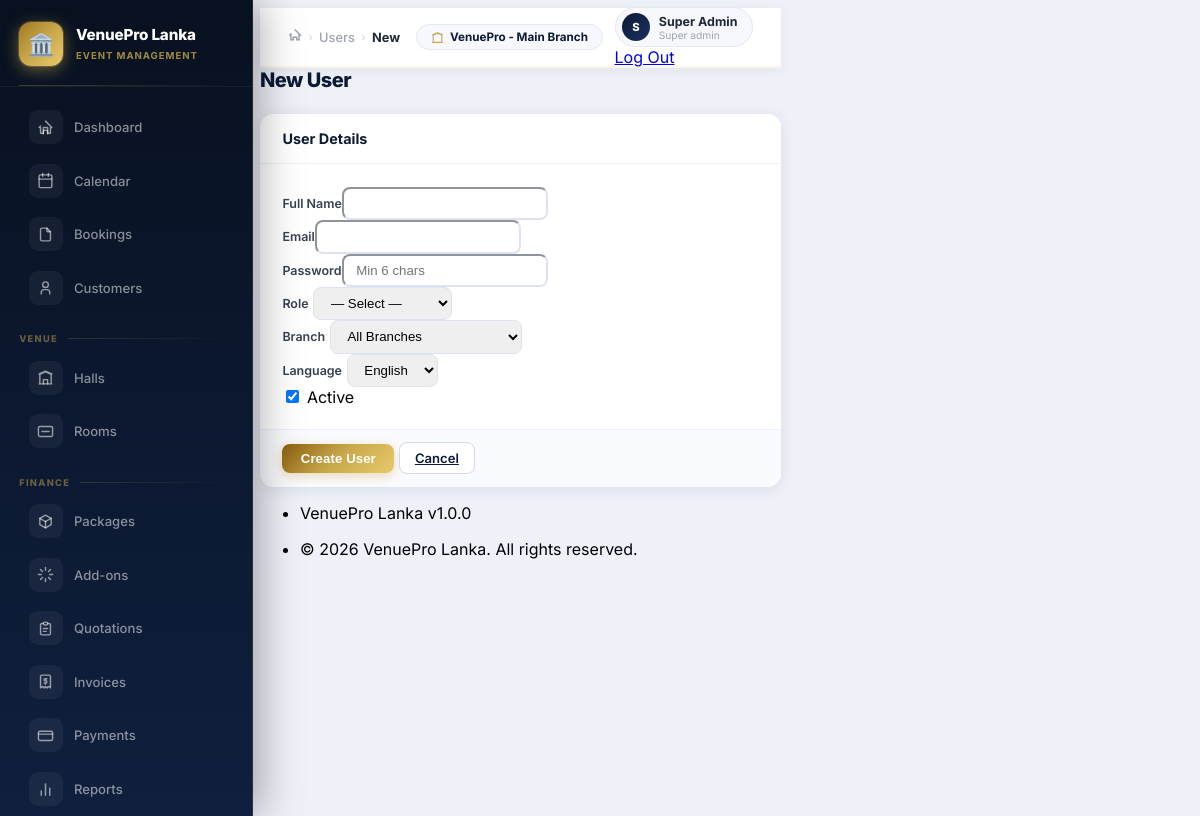
The app's page /modules/users/create.php (signed in) with its own data.
### tables this page shows
CREATE TABLE `roles` (
  `id` int(11) NOT NULL AUTO_INCREMENT,
  `name` varchar(50) NOT NULL,
  `slug` varchar(50) NOT NULL,
  `description` text DEFAULT NULL,
  PRIMARY KEY (`id`),
  UNIQUE KEY `slug` (`slug`)
);

### core/Lang.php (called while the page is built, shortened)
<?php
class Lang {
    private static $lang = 'en';
    public static function load($lang = 'en') {
        self::$lang = $lang;
    }
    public static function current() {
        return self::$lang;
    }
}

### core/Helper.php (called while the page is built, shortened)
<?php
class Helper {
    public static function sanitize($str) {
        return htmlspecialchars(trim($str), ENT_QUOTES, 'UTF-8');
    }
}

### core/Auth.php (called while the page is built, shortened)
<?php
class Auth {
    public static function currentUser() {
        return [
            'id'          => $_SESSION['user_id'] ?? null,
            'name'        => $_SESSION['user_name'] ?? '',
            'email'       => $_SESSION['user_email'] ?? '',
            'role'        => $_SESSION['user_role'] ?? '',
            'role_id'     => $_SESSION['user_role_id'] ?? null,
            'branch_id'   => $_SESSION['branch_id'] ?? null,
            'branch_name' => $_SESSION['branch_name'] ?? '',
            'language'    => $_SESSION['language'] ?? 'en',
        ];
    }
}

### core/Database.php (called while the page is built, shortened)
<?php
class Database {
    private static $instance = null;
    private $pdo;
    private function __construct() {
        $dsn = "mysql:host=" . DB_HOST . ";port=" . DB_PORT . ";dbname=" . DB_NAME . ";charset=" . DB_CHARSET;
        $options = [
            PDO::ATTR_ERRMODE            => PDO::ERRMODE_EXCEPTION,
            PDO::ATTR_DEFAULT_FETCH_MODE => PDO::FETCH_ASSOC,
            PDO::ATTR_EMULATE_PREPARES   => false,
        ];
        try {
            $this->pdo = new PDO($dsn, DB_USER, DB_PASS, $options);
            $this->pdo->exec("SET sql_mode=(SELECT REPLACE(@@sql_mode,'ONLY_FULL_GROUP_BY',''))");
        } catch (PDOException $e) {
            die('Database connection failed: ' . $e->getMessage());
        }
    }
    public static function getInstance() {
        if (self::$instance === null) {
            self::$instance = new self();
        }
        return self::$instance;
    }
    public function query($sql, $params = []) {
        $stmt = $this->pdo->prepare($sql);
        $stmt->execute($params);
        return $stmt;
    }
    public function fetchAll($sql, $params = []) {
        return $this->query($sql, $params)->fetchAll();
    }
}

### modules/users/create.php (the view, shortened to what this page needs)
<?php
$db = Database::getInstance();
$roles    = $db->fetchAll("SELECT * FROM roles ORDER BY name");
$breadcrumbs = [['label'=>'Users','url'=>BASE_URL.'/modules/users/index.php'],['label'=>'New']];
require_once ROOT_PATH . '/includes/header.php';
?>
<div class="vp-page-header d-print-none"><h1 class="vp-page-title">New User</h1></div>
<div class="row justify-content-center">
  <div class="col-lg-6">
    <form method="post" class="card vp-card">
      <div class="card-header"><h3 class="card-title">User Details</h3></div>
      <div class="card-body">
        <div class="mb-3"><label class="form-label required">Full Name</label><input type="text" name="name" class="form-control" value="<?= Helper::sanitize($_POST['name']??'') ?>" required></div>
        <div class="mb-3"><label class="form-label required">Email</label><input type="email" name="email" class="form-control" value="<?= Helper::sanitize($_POST['email']??'') ?>" required></div>
        <div class="mb-3"><label class="form-label required">Password</label><input type="password" name="password" class="form-control" placeholder="Min 6 chars"></div>
        <div class="row mb-3">
          <div class="col-md-6">
            <label class="form-label required">Role</label>
            <select name="role_id" class="form-select" required>
              <option value="">— Select —</option>
            </select>
          </div>
          <div class="col-md-6">
            <label class="form-label">Branch</label>
            <select name="branch_id" class="form-select">
              <option value="">All Branches</option>
            </select>
          </div>
        </div>
        <div class="row mb-3">
          <div class="col-md-6">
            <label class="form-label">Language</label>
            <select name="language" class="form-select">
              <option value="en" <?= ($_POST['language']??'en')==='en'?'selected':'' ?>>English</option>
            </select>
          </div>
          <div class="col-md-6 d-flex align-items-end">
            <label class="form-check mb-0">
              <input type="checkbox" name="is_active" class="form-check-input" <?= (!isset($_POST['name'])||isset($_POST['is_active']))?'checked':'' ?>>
              <span class="form-check-label">Active</span>
            </label>
          </div>
        </div>
      </div>
      <div class="card-footer d-flex gap-2">
        <button type="submit" class="btn btn-vp-gold">Create User</button>
        <a href="<?= BASE_URL ?>/modules/users/index.php" class="btn btn-vp-outline">Cancel</a>
      </div>
    </form>
  </div>
</div>
<?php require_once ROOT_PATH . '/includes/footer.php'; ?>

### includes/header.php (shortened to what this page needs)
<!doctype html>
<html lang="<?= Lang::current() ?>">
<head>
  <link rel="stylesheet" href="https://cdn.jsdelivr.net/npm/@tabler/core@1.0.0-beta21/dist/css/tabler.min.css">
  <link rel="stylesheet" href="<?= BASE_URL ?>/assets/css/app.css">
</head>
<body class="antialiased">
<?php $cu = Auth::currentUser(); ?>
<?php
$p = $_SERVER['PHP_SELF'];
function sbActive(string $path, string $match, bool $exact = false): string {
  if ($exact) return (basename($path) === basename($match) && strpos($path, '/modules') === false) ? 'active' : '';
  return strpos($path, $match) !== false ? 'active' : '';
}
?>
<div class="wrapper">
  <aside class="vp-sidebar" id="vp-sidebar">
    <a href="<?= BASE_URL ?>/index.php" class="sb-logo">
      <div class="sb-logo-icon">🏛️</div>
      <div class="sb-logo-text">
        <span class="sb-logo-name">VenuePro Lanka</span>
        <span class="sb-logo-sub">Event Management</span>
      </div>
    </a>
    <nav class="sb-nav">
      <a href="<?= BASE_URL ?>/index.php" class="sb-item <?= sbActive($p, 'index.php', true) ?>">
        <div class="sb-icon">
          <svg viewBox="0 0 24 24" fill="none" stroke-width="2" stroke-linecap="round" stroke-linejoin="round">
            <path d="M3 12L5 10M12 3L21 12H19V20H15V16H9V20H5V12"/><path d="M9 21V12H15V21"/>
          </svg>
        </div>
        <span class="sb-label">Dashboard</span>
      </a>
      <a href="<?= BASE_URL ?>/modules/calendar/index.php" class="sb-item <?= sbActive($p, '/calendar') ?>">
        <div class="sb-icon">
          <svg viewBox="0 0 24 24" fill="none" stroke-width="2" stroke-linecap="round" stroke-linejoin="round">
            <rect x="3" y="4" width="18" height="18" rx="2"/><path d="M16 2v4M8 2v4M3 10h18"/>
          </svg>
        </div>
        <span class="sb-label">Calendar</span>
      </a>
      <a href="<?= BASE_URL ?>/modules/bookings/index.php" class="sb-item <?= sbActive($p, '/bookings') ?>">
        <div class="sb-icon">
          <svg viewBox="0 0 24 24" fill="none" stroke-width="2" stroke-linecap="round" stroke-linejoin="round">
            <path d="M14 3v4a1 1 0 001 1h4"/><path d="M17 21H7a2 2 0 01-2-2V5a2 2 0 012-2h7l5 5v11a2 2 0 01-2 2z"/>
          </svg>
        </div>
        <span class="sb-label">Bookings</span>
      </a>
      <a href="<?= BASE_URL ?>/modules/customers/index.php" class="sb-item <?= sbActive($p, '/customers') ?>">
        <div class="sb-icon">
          <svg viewBox="0 0 24 24" fill="none" stroke-width="2" stroke-linecap="round" stroke-linejoin="round">
            <circle cx="12" cy="8" r="4"/><path d="M6 21v-2a4 4 0 014-4h4a4 4 0 014 4v2"/>
          </svg>
        </div>
        <span class="sb-label">Customers</span>
      </a>
      <div class="sb-section">Venue</div>
      <a href="<?= BASE_URL ?>/modules/halls/index.php" class="sb-item <?= sbActive($p, '/halls') ?>">
        <div class="sb-icon">
          <svg viewBox="0 0 24 24" fill="none" stroke-width="2" stroke-linecap="round" stroke-linejoin="round">
            <path d="M3 21h18M3 7l9-4 9 4M4 21V7.5L12 4l8 3.5V21"/><path d="M9 21v-6h6v6"/>
          </svg>
        </div>
        <span class="sb-label">Halls</span>
      </a>
      <a href="<?= BASE_URL ?>/modules/rooms/index.php" class="sb-item <?= sbActive($p, '/rooms') ?>">
        <div class="sb-icon">
          <svg viewBox="0 0 24 24" fill="none" stroke-width="2" stroke-linecap="round" stroke-linejoin="round">
            <rect x="2" y="5" width="20" height="14" rx="2"/><path d="M7 12h10"/>
          </svg>
        </div>
        <span class="sb-label">Rooms</span>
      </a>
      <div class="sb-section">Finance</div>
      <a href="<?= BASE_URL ?>/modules/packages/index.php" class="sb-item <?= sbActive($p, '/packages') ?>">
        <div class="sb-icon">
          <svg viewBox="0 0 24 24" fill="none" stroke-width="2" stroke-linecap="round" stroke-linejoin="round">
            <polyline points="12 3 20 7.5 20 16.5 12 21 4 16.5 4 7.5 12 3"/>
            <line x1="12" y1="12" x2="20" y2="7.5"/><line x1="12" y1="12" x2="12" y2="21"/><line x1="12" y1="12" x2="4" y2="7.5"/>
          </svg>
        </div>
        <span class="sb-label">Packages</span>
      </a>
      <a href="<?= BASE_URL ?>/modules/addons/index.php" class="sb-item <?= sbActive($p, '/addons') ?>">
        <div class="sb-icon">
          <svg viewBox="0 0 24 24" fill="none" stroke-width="2" stroke-linecap="round" stroke-linejoin="round">
            <path d="M12 2v4m0 12v4M4.93 4.93l2.83 2.83m8.48 8.48 2.83 2.83M2 12h4m12 0h4M4.93 19.07l2.83-2.83m8.48-8.48 2.83-2.83"/>
          </svg>
        </div>
        <span class="sb-label">Add-ons</span>
      </a>
      <a href="<?= BASE_URL ?>/modules/quotations/index.php" class="sb-item <?= sbActive($p, '/quotations') ?>">
        <div class="sb-icon">
          <svg viewBox="0 0 24 24" fill="none" stroke-width="2" stroke-linecap="round" stroke-linejoin="round">
            <path d="M9 5H7a2 2 0 00-2 2v12a2 2 0 002 2h10a2 2 0 002-2V7a2 2 0 00-2-2h-2"/>
            <rect x="9" y="3" width="6" height="4" rx="2"/><path d="M9 12h6M9 16h4"/>
          </svg>
        </div>
        <span class="sb-label">Quotations</span>
      </a>
      <a href="<?= BASE_URL ?>/modules/invoices/index.php" class="sb-item <?= sbActive($p, '/invoices') ?>">
        <div class="sb-icon">
          <svg viewBox="0 0 24 24" fill="none" stroke-width="2" stroke-linecap="round" stroke-linejoin="round">
            <path d="M5 21V5a2 2 0 012-2h10a2 2 0 012 2v16l-3-2-2 2-2-2-2 2-2-2-3 2"/>
            <path d="M14 8h-2.5a1.5 1.5 0 000 3h1a1.5 1.5 0 010 3H10M12 8v1m0 6v1"/>
          </svg>
        </div>
        <span class="sb-label">Invoices</span>
      </a>
      <a href="<?= BASE_URL ?>/modules/payments/index.php" class="sb-item <?= sbActive($p, '/payments') ?>">
        <div class="sb-icon">
          <svg viewBox="0 0 24 24" fill="none" stroke-width="2" stroke-linecap="round" stroke-linejoin="round">
            <rect x="2" y="6" width="20" height="13" rx="2"/><path d="M2 10h20"/>
          </svg>
        </div>
        <span class="sb-label">Payments</span>
      </a>
      <a href="<?= BASE_URL ?>/modules/reports/index.php" class="sb-item <?= sbActive($p, '/reports') ?>">
        <div class="sb-icon">
          <svg viewBox="0 0 24 24" fill="none" stroke-width="2" stroke-linecap="round" stroke-linejoin="round">
            <path d="M18 20V10M12 20V4M6 20v-6"/>
          </svg>
        </div>
        <span class="sb-label">Reports</span>
      </a>
    </nav>
  </aside>
  <div class="page-wrapper">
    <div class="vp-topbar">
      <div class="vp-topbar-breadcrumb">
        <?php if (isset($breadcrumbs) && $breadcrumbs): ?>
          <a href="<?= BASE_URL ?>/index.php">
            <svg width="14" height="14" viewBox="0 0 24 24" fill="none" stroke="currentColor" stroke-width="2.5" stroke-linecap="round" style="margin-top:-2px"><path d="M3 12L5 10M12 3L21 12H19V20H15V16H9V20H5V12"/></svg>
          </a>
          <?php foreach ($breadcrumbs as $bc): ?>
            <span class="sep">›</span>
            <?php if (isset($bc['url'])): ?>
              <a href="<?= $bc['url'] ?>"><?= Helper::sanitize($bc['label']) ?></a>
            <?php else: ?>
              <span class="current"><?= Helper::sanitize($bc['label']) ?></span>
            <?php endif; ?>
          <?php endforeach; ?>
        <?php endif; ?>
      </div>
      <div class="vp-topbar-right">
        <div class="vp-topbar-branch">
          <svg viewBox="0 0 24 24" fill="none" stroke-width="2" stroke-linecap="round" stroke-linejoin="round">
            <path d="M3 21h18M3 7l9-4 9 4M4 21V7.5L12 4l8 3.5V21"/>
          </svg>
          <?= Helper::sanitize($cu['branch_name'] ?? 'All Branches') ?>
        </div>
        <div class="nav-item dropdown">
          <a href="#" class="vp-topbar-user" data-bs-toggle="dropdown">
            <div class="vp-topbar-avatar"><?= strtoupper(substr($cu['name'], 0, 1)) ?></div>
            <div class="d-none d-md-block">
              <div class="vp-topbar-uname"><?= Helper::sanitize($cu['name']) ?></div>
              <div class="vp-topbar-urole"><?= ucfirst(str_replace('_', ' ', $cu['role'])) ?></div>
            </div>
          </a>
          <div class="dropdown-menu dropdown-menu-end dropdown-menu-arrow">
            <a href="<?= BASE_URL ?>/modules/auth/logout.php" class="dropdown-item text-danger">Log Out</a>
          </div>
        </div>
      </div>
    </div>
    <div class="page-body">
      <div class="container-xl">

### assets/css/app.css (style rules this page uses)
:root { --vp-navy: #0c1a35; --vp-navy-2: #132040; --vp-navy-3: #1a3060; --vp-navy-4: #233f7e; --vp-gold: #c9a84c; --vp-gold-lt: #e8c96a; --vp-gold-bright:#f5d97a; --vp-gold-dim: rgba(201,168,76,.14); --vp-gold-glow: rgba(201,168,76,.35); --vp-green: #059669; --vp-red: #dc2626; --vp-blue: #2563eb; --vp-purple: #7c3aed; --vp-bg: #eef1f8; --vp-card-r: 14px; --vp-shadow: 0 2px 16px rgba(12,26,53,.09); --vp-shadow-lg: 0 8px 32px rgba(12,26,53,.16); }
body { background: var(--vp-bg) !important; font-family: 'Inter', system-ui, -apple-system, sans-serif; }
.page-wrapper { background: var(--vp-bg) !important; }
.vp-page-header { display: flex; align-items: center; justify-content: space-between; flex-wrap: wrap; gap: .75rem; margin-bottom: 1.4rem; }
.vp-page-header .vp-page-title { font-size: 1.25rem; font-weight: 800; color: var(--vp-navy); letter-spacing: -.025em; margin: 0; }
.vp-card { border: none; border-radius: var(--vp-card-r); box-shadow: var(--vp-shadow); background: #fff; transition: box-shadow .2s; }
.vp-card .card-header { background: #fff; border-bottom: 1px solid #edf0f7; padding: 1rem 1.4rem; border-radius: var(--vp-card-r) var(--vp-card-r) 0 0; display: flex; align-items: center; }
.vp-card .card-title { font-size: .9rem; font-weight: 700; color: var(--vp-navy); margin: 0; }
.vp-card .card-body { padding: 1.4rem; }
.vp-card .card-footer { background: #fafbfe; border-top: 1px solid #edf0f7; padding: .85rem 1.4rem; border-radius: 0 0 var(--vp-card-r) var(--vp-card-r); }
.btn-vp-gold { background: linear-gradient(135deg, #8a5e0c, var(--vp-gold), var(--vp-gold-lt)); color: #fff; border: none; font-weight: 700; font-size: .82rem; border-radius: 8px; padding: .45rem 1.15rem; transition: all .18s; box-shadow: 0 3px 12px rgba(201,168,76,.4); letter-spacing: .01em; }
.btn-vp-outline { background: #fff; color: var(--vp-navy); border: 1.5px solid #d1d9e6; font-weight: 600; font-size: .82rem; border-radius: 8px; padding: .42rem .95rem; transition: all .18s; }
.form-label { font-size: .78rem; font-weight: 600; color: #374151; margin-bottom: .35rem; }
.form-control, .form-select { font-size: .83rem; border-color: #dde3ef; border-radius: 8px; padding: .45rem .8rem; transition: border-color .15s, box-shadow .15s; }

### records on screen
roles: name "S", name "Super Admin", slug "Super admin"

### other values on screen
Helper::sanitize($bc['label']) "Users"
Helper::sanitize($bc['label']) "New"
Helper::sanitize($cu['branch_name'] ?? 'All Branches') "VenuePro - Main Branch"
APP_NAME "VenuePro Lanka"
APP_VERSION "1.0.0"
